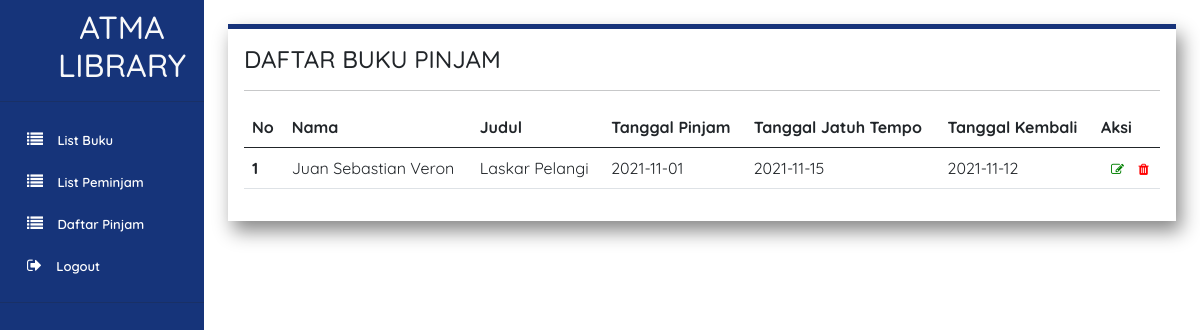
/page/listPinjamanUser.php (signed in), run on the app's committed database.
### tables this page shows
CREATE TABLE `pinjam` (
  `id` int(255) NOT NULL,
  `tgl_pinjam` date NOT NULL,
  `tgl_tempo` date NOT NULL,
  `tgl_kembali` date NOT NULL,
  `nama` varchar(255) NOT NULL,
  `buku_pinjam` varchar(255) NOT NULL
);

### page/listPinjamanUser.php (the view, shortened to what this page needs)
<?php
 include '../component/sidebar.php'
?>
<!doctype html>
<html lang="en">
  <head>
    <link href="https://cdn.jsdelivr.net/npm/bootstrap@5.0.2/dist/css/bootstrap.min.css" rel="stylesheet">
    <link href="style.css" rel="stylesheet">
    <div class="container p-3 m-4 h-100" style="background-color: #FFFFFF; border-top: 5px solid #17337A;  box-shadow: 5px 10px 18px #888888;" >
        <h4>DAFTAR BUKU PINJAM</h4>
        <hr>
            <table class="table ">
                <thead>
                    <tr>
                        <th scope="col">No</th>
                        <th scope="col">Nama</th>
                        <th scope="col">Judul</th>
                        <th scope="col">Tanggal Pinjam</th>
                        <th scope="col">Tanggal Jatuh Tempo</th>
                        <th scope="col">Tanggal Kembali</th>
                        <th scope="col">Aksi</th>
                    </tr>
                </thead>
                <tbody>
                <?php
                $query = mysqli_query($con, "SELECT * FROM pinjam") or die(mysqli_error($con));
                    if (mysqli_num_rows($query) == 0) {
                        echo '<tr> <td colspan="7"> Tidak ada data </td> </tr>';
                    }else{
                        $no = 1;
                    while($data = mysqli_fetch_assoc($query)){
                        echo'
    <tr>
        <th scope="row">'.$no.'</th>
        <td>'.$data['nama'].'</td>
        <td>'.$data['buku_pinjam'].'</td>
        <td>'.$data['tgl_pinjam'].'</td>
        <td>'.$data['tgl_tempo'].'</td>
        <td>'.$data['tgl_kembali'].'</td>
        <td>
            <a href="./editPinjamanPage.php?id='.$data['id'].'"><i style="color: green" class="fa fa-edit"></i></a>
            <a href="../process/kembaliProcess.php?id='.$data['id'].'"
                onClick="return confirm ( \'Yakin?\')">
                <i style="color: red" class="fa fa-trash"></i>
            </a>
        </td>
    </tr>';
    $no++;
    }
    }
    ?>
 </tbody>
 </table>
 </div>
 </aside>
</body>
</html>

### style.css (style rules this page uses)
* { font-family: 'Quicksand', sans-serif; }

### component/sidebar.php (style rules this page uses)
* { font-family: "Quicksand", sans-serif; }
a { padding-left: 10px; font-size: 13px; text-decoration: none !important; color: #ffffff !important; }
i { color:white; }

### data on the page
pinjam: nama "Juan Sebastian Veron", buku_pinjam "Laskar Pelangi", tgl_pinjam "2021-11-01", tgl_tempo "2021-11-15", tgl_kembali "2021-11-12"
